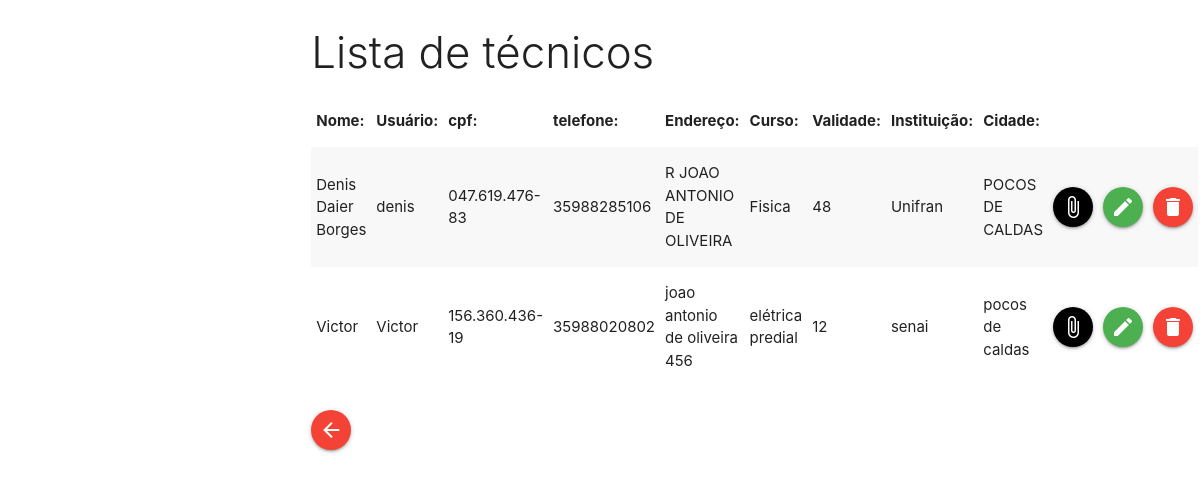
Page /arquivos/listar/index_lista.php on the committed database.
### tables this page shows
CREATE TABLE `tecnicos` (
  `id` int(11) NOT NULL,
  `nome` varchar(255) NOT NULL,
  `usuario` varchar(255) NOT NULL,
  `cpf` varchar(60) NOT NULL,
  `telefone` varchar(60) NOT NULL,
  `endereco` varchar(255) NOT NULL,
  `curso` varchar(255) NOT NULL,
  `validade` int(10) NOT NULL,
  `instituicao` varchar(255) NOT NULL,
  `cidade` varchar(255) NOT NULL
);

### arquivos/listar/index_lista.php (the view, shortened to what this page needs)
<?php
include_once '../cadastro/php_action/db_connect.php';
include_once '../includes/header.php';
?>
<div class="row">
    <div class="col s12 m6 push-m3">
        <h3 class="light">Lista de técnicos</h3>
        <table class="striped">
            <thead>
                <tr>
                    <th>Nome:</th>
                    <th>Usuário:</th>
                    <th>cpf:</th>
                    <th>telefone:</th>
                    <th>Endereço:</th>
                    <th>Curso:</th>
                    <th>Validade:</th>
                    <th>Instituição:</th>
                    <th>Cidade:</th>
                </tr>
            </thead>
            <tbody>
                 <?php
                    $sql = "SELECT * FROM tecnicos";
                    $resultado = mysqli_query($connect, $sql);
                    if(mysqli_num_rows($resultado) > 0):
                            while($dados = mysqli_fetch_array($resultado)):
                ?>
                        <tr>
                                <td><?php echo $dados['nome']; ?></td>
                                <td><?php echo $dados['usuario']; ?></td>
                                <td><?php echo $dados['cpf']; ?></td>
                                <td><?php echo $dados['telefone']; ?></td>
                                <td><?php echo $dados['endereco']; ?></td>
                                <td><?php echo $dados['curso']; ?></td>
                                <td><?php echo $dados['validade']; ?></td>
                                <td><?php echo $dados['instituicao']; ?></td>
                                <td><?php echo $dados['cidade']; ?></td>
                            <td><a href="../qrcode/qrCode.php?id=<?php echo $dados['id'] ?>" class="btn-floating black"><i class="material-icons">attach_file</i></a></td>
                            <td><a href="../cadastro/editar.php?id=<?php echo $dados['id']; ?>" class="btn-floating green"><i class="material-icons">edit</i></a></td>
                              <td><a href="#modal<?php echo $dados['id']; ?>" class="btn-floating red modal-trigger"><i class="material-icons">delete</i></a></td>
                        </tr>
                    <?php
                            endwhile;
                    endif;
                ?>
            </tbody>
        </table>
        <br>
        <a href="../login/home.php" class="btn-floating red"><i class="material-icons">arrow_back</i></a>
    </div>
</div>
<?php
include_once '../includes/footer.php';
?>

### arquivos/includes/header.php (shortened to what this page needs)
<!DOCTYPE html>
  <html>
    <head>
      <link rel="stylesheet" href="https://cdnjs.cloudflare.com/ajax/libs/materialize/1.0.0/css/materialize.min.css">
    </head>
    <body>

### arquivos/includes/footer.php (shortened to what this page needs)
  </body>
</html>

### rows in the picture
tecnicos: nome "Denis Daier Borges", usuario "denis", cpf "047.619.476-83", telefone "35988285106", endereco "R JOAO ANTONIO DE OLIVEIRA", curso "Fisica", validade "48", instituicao "Unifran", cidade "POCOS DE CALDAS"
tecnicos: nome "Victor", usuario "Victor", cpf "156.360.436-19", telefone "35988020802", endereco "joao antonio de oliveira 456", curso "elétrica predial", validade "12", instituicao "senai", cidade "pocos de caldas"
